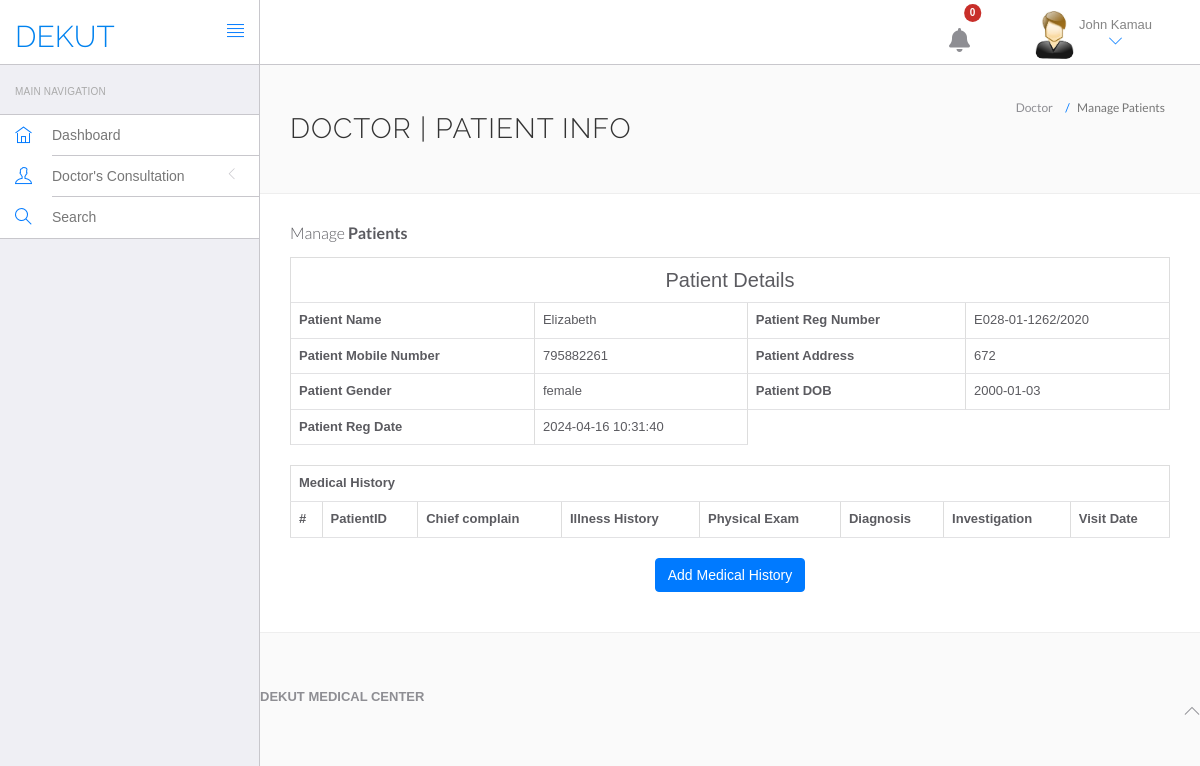
The page /MSC/doctor/view-patient.php (signed in) on the database its author committed.
### tables this page shows
CREATE TABLE `doctors` (
  `id` int(11) NOT NULL,
  `specilization` varchar(255) DEFAULT NULL,
  `doctorName` varchar(255) DEFAULT NULL,
  `address` longtext DEFAULT NULL,
  `contactno` bigint(11) DEFAULT NULL,
  `docEmail` varchar(255) DEFAULT NULL,
  `password` varchar(255) DEFAULT NULL,
  `creationDate` timestamp NULL DEFAULT current_timestamp(),
  `updationDate` timestamp NULL DEFAULT NULL ON UPDATE current_timestamp()
);

CREATE TABLE `patients` (
  `id` int(11) NOT NULL,
  `patientID` int(20) NOT NULL,
  `name` varchar(20) NOT NULL,
  `registrationno` varchar(50) NOT NULL,
  `email` varchar(20) NOT NULL,
  `school` varchar(50) NOT NULL,
  `course` varchar(50) NOT NULL,
  `address` varchar(50) NOT NULL,
  `phoneNo` int(11) NOT NULL,
  `dob` date DEFAULT NULL,
  `gender` varchar(30) NOT NULL,
  `password` varchar(255) DEFAULT NULL,
  `regDate` timestamp NULL DEFAULT current_timestamp(),
  `updationDate` timestamp NULL DEFAULT NULL ON UPDATE current_timestamp()
);

### MSC/doctor/include/notifications.php (called while the page is built, shortened)
<?php
include 'config.php';
$user_id = 1;
$count_sql = "SELECT COUNT(*) AS unread_count FROM notifications WHERE user_id = $user_id AND is_read = 0";
$count_result = mysqli_query($con, $count_sql);
$unread_count = mysqli_fetch_assoc($count_result)['unread_count'];
?>

### MSC/doctor/view-patient.php (the view, shortened to what this page needs)
<?php
include('include/config.php');
if(strlen($_SESSION['id']==0)) {
 header('location:logout.php');
  } else{
?>
<!DOCTYPE html>
<html lang="en">
	<head>
		<link rel="stylesheet" href="vendor/bootstrap/css/bootstrap.min.css">
		<link rel="stylesheet" href="vendor/fontawesome/css/font-awesome.min.css">
		<link rel="stylesheet" href="vendor/themify-icons/themify-icons.min.css">
		<link href="vendor/animate.css/animate.min.css" rel="stylesheet" media="screen">
		<link href="vendor/perfect-scrollbar/perfect-scrollbar.min.css" rel="stylesheet" media="screen">
		<link href="vendor/switchery/switchery.min.css" rel="stylesheet" media="screen">
		<link href="vendor/bootstrap-touchspin/jquery.bootstrap-touchspin.min.css" rel="stylesheet" media="screen">
		<link href="vendor/select2/select2.min.css" rel="stylesheet" media="screen">
		<link href="vendor/bootstrap-datepicker/bootstrap-datepicker3.standalone.min.css" rel="stylesheet" media="screen">
		<link href="vendor/bootstrap-timepicker/bootstrap-timepicker.min.css" rel="stylesheet" media="screen">
		<link rel="stylesheet" href="assets/css/styles.css">
		<link rel="stylesheet" href="assets/css/plugins.css">
		<link rel="stylesheet" href="assets/css/themes/theme-1.css" id="skin_color" />
	</head>
	<body>
		<div id="app">
    <?php include('include/header.php');?>
<?php include('include/sidebar.php');?>
<div class="app-content">
<?php include('include/header.php');?>
<div class="main-content" >
<div class="wrap-content container" id="container">
<section id="page-title">
<div class="row">
<div class="col-sm-8">
<h1 class="mainTitle">Doctor | Patient Info</h1>
</div>
<ol class="breadcrumb">
<li>
<span>Doctor</span>
</li>
<li class="active">
<span>Manage Patients</span>
</li>
</ol>
</div>
</section>
<div class="container-fluid container-fullw bg-white">
<div class="row">
<div class="col-md-12">
<h5 class="over-title margin-bottom-15">Manage <span class="text-bold">Patients</span></h5>
<?php
  $id=$_GET['patientID'];
  $ret=mysqli_query($con,"select * from patients where patientID='$id' LIMIT 1;");
while ($row=mysqli_fetch_array($ret)) {
  ?>
<table border="1" class="table table-bordered">
 <tr align="center">
<td colspan="4" style="font-size:20px;color:blue">
 Patient Details</td></tr>
    <tr>
    <th scope>Patient Name</th>
    <td><?php  echo $row['name'];?></td>
    <th scope>Patient Reg Number</th>
    <td><?php  echo $row['registrationno'];?></td>
  </tr>
  <tr>
    <th scope>Patient Mobile Number</th>
    <td><?php  echo $row['phoneNo'];?></td>
    <th>Patient Address</th>
    <td><?php  echo $row['address'];?></td>
  </tr>
    <tr>
    <th>Patient Gender</th>
    <td><?php  echo $row['gender'];?></td>
    <th>Patient DOB</th>
    <td><?php  echo $row['dob'];?></td>
  </tr>
  <tr>
     <th>Patient Reg Date</th>
    <td><?php  echo $row['regDate'];?></td>
  </tr>
<?php }?>
</table>
<table id="datatable" class="table table-bordered dt-responsive nowrap" style="border-collapse: collapse; border-spacing: 0; width: 100%;">
  <tr align="center">
   <th colspan="10" >Medical History</th>
  </tr>
  <tr>
    <th>#</th>
    <th>PatientID</th>
<th> Chief complain</th>
<th> Illness History</th>
<th> Physical Exam</th>
<th> Diagnosis</th>
<th> Investigation</th>
<th>Visit Date</th>
</tr>
</table>
<p align="center">
 <button class="btn btn-primary waves-effect waves-light w-lg" data-toggle="modal" data-target="#myModal">Add Medical History</button></p>
</div>
</div>
</div>
</div>
	<?php include('include/footer.php');?>
		</div>
	</body>
</html>
<?php }  ?>

### MSC/doctor/include/header.php (shortened to what this page needs)
<?php error_reporting(0);
include 'notifications.php';
?>
<header class="navbar navbar-default navbar-static-top">
<link rel="stylesheet" href="https://cdnjs.cloudflare.com/ajax/libs/font-awesome/6.0.0-beta3/css/all.min.css">
					<div class="navbar-header">
						<a class="navbar-brand" href="#">
							<h2 style="padding-top:20%;color:#0082ef">DEKUT</h2>
						</a>
						<a href="#" class="sidebar-toggler pull-right visible-md visible-lg" data-toggle-class="app-sidebar-closed" data-toggle-target="#app">
							<i class="ti-align-justify"></i>
						</a>
					</div>
					<div class="navbar-collapse collapse">
						<ul class="nav navbar-right">
								<li  style="padding-top:10% ">
								<div class="notification-container">
        <i id="bell" class="fas fa-bell" style="font-size:24px; margin:0px 50px; cursor: pointer;"></i>
		<span id="notificationLabel" class="badge badge-danger"><?php echo $unread_count; ?></span>
    </div>
							</li>
							<li class="dropdown current-user">
								<a href class="dropdown-toggle" data-toggle="dropdown">
									<img src="assets/images/images.jpg" > <span class="username">
									<?php $query=mysqli_query($con,"select doctorName from doctors where id='".$_SESSION['id']."'");
while($row=mysqli_fetch_array($query))
{
	echo $row['doctorName'];
}
									?> <i class="ti-angle-down"></i></i></span>
								</a>
							</li>
						</ul>
					</div>
				</header>

### MSC/doctor/assets/css/themes/theme-1.css (style rules this page uses)
body { background: #FAFAFA; }
header .navbar-header { background: #ffffff !important; border-right-color: #c8c7cc !important; border-bottom-color: #c8c7cc !important; }
header .navbar-header .sidebar-toggler, header .navbar-header .sidebar-mobile-toggler { color: #007aff !important; }
header .navbar-header .navbar-brand { color: #777 !important; }
header .navbar-collapse { background: #ffffff !important; border-bottom-color: #c8c7cc !important; box-shadow: none !important; }
header .navbar-collapse .navbar-right > li > a { color: #777; }
header .navbar-collapse .navbar-right > li > a i { color: #007aff !important; }

### rows shown on the page
doctors: doctorName "John Kamau"
patients: name "Elizabeth", registrationno "E028-01-1262/2020", phoneNo "795882261", address "672", gender "female", dob "2000-01-03", regDate "2024-04-16 10:31:40"

### other values the page prints
$unread_count "0"
